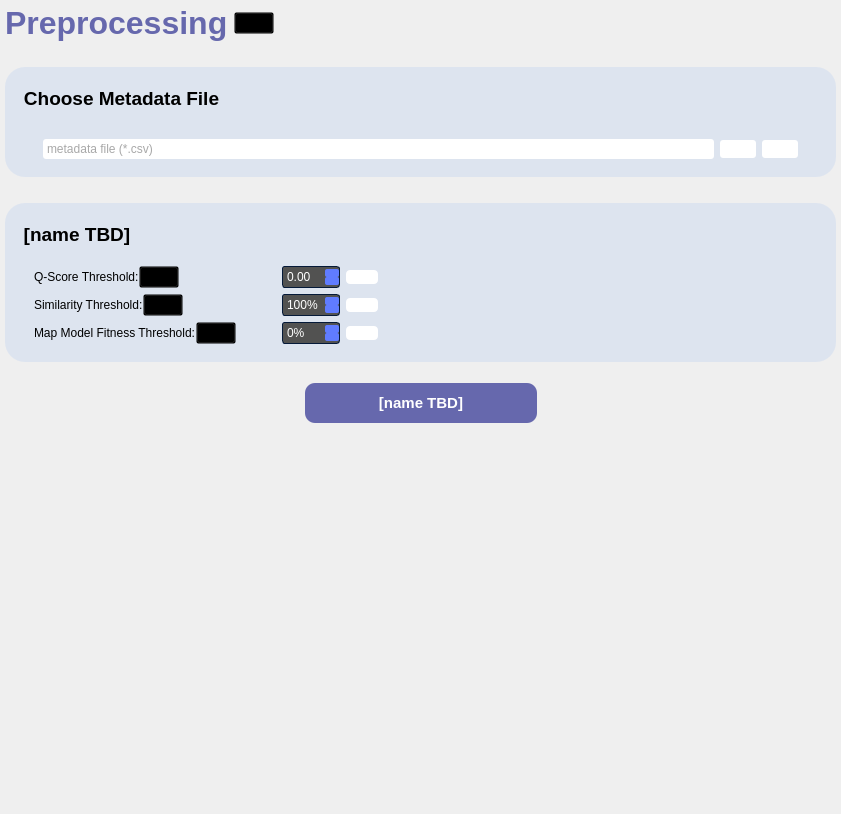
           <widget class="QWidget" name="scrollAreaWidgetContents_2">
            <property name="geometry">
             <rect>
              <x>0</x>
              <y>0</y>
              <width>841</width>
              <height>814</height>
             </rect>
            </property>
            <layout class="QVBoxLayout" name="verticalLayout_28">
             <property name="spacing">
              <number>0</number>
             </property>
             <property name="leftMargin">
              <number>0</number>
             </property>
             <property name="topMargin">
              <number>0</number>
             </property>
             <property name="rightMargin">
              <number>0</number>
             </property>
             <property name="bottomMargin">
              <number>0</number>
             </property>
             <item>
              <widget class="QWidget" name="baseLayer_3" native="true">
               <property name="styleSheet">
                <string notr="true">QWidget#baseLayer_3 {
	font-size: 24pt;
    font-weight: bold;
	border: transparent;
	padding-top: 30px;
}</string>
               </property>
               <layout class="QVBoxLayout" name="verticalLayout_16">
                <property name="leftMargin">
                 <number>5</number>
                </property>
                <property name="topMargin">
                 <number>5</number>
                </property>
                <property name="rightMargin">
                 <number>5</number>
                </property>
                <property name="bottomMargin">
                 <number>5</number>
                </property>
                <item>
                 <widget class="QWidget" name="page3TitleWidget" native="true">
                  <layout class="QHBoxLayout" name="horizontalLayout_26">
                   <property name="leftMargin">
                    <number>0</number>
                   </property>
                   <property name="topMargin">
                    <number>0</number>
                   </property>
                   <property name="rightMargin">
                    <number>0</number>
                   </property>
                   <property name="bottomMargin">
                    <number>0</number>
                   </property>
                   <item>
                    <widget class="QLabel" name="page3TitleLabel">
                     <property name="font">
                      <font>
                       <pointsize>24</pointsize>
                       <bold>true</bold>
                      </font>
                     </property>
                     <property name="styleSheet">
                      <string notr="true">QLabel {
	background-color: transparent;
	color: #6668ad;
}</string>
                     </property>
                     <property name="text">
                      <string>Preprocessing</string>
                     </property>
                    </widget>
                   </item>
                   <item>
                    <widget class="QPushButton" name="qScoreInfo_btn_3">
                     <property name="styleSheet">
                      <string notr="true">background-color: transparent;</string>
                     </property>
                     <property name="text">
                      <string/>
                     </property>
                     <property name="icon">
                      <iconset>
                       <normaloff>:/icons/info-circle-svgrepo-com.svg</normaloff>:/icons/info-circle-svgrepo-com.svg</iconset>
                     </property>
                     <property name="iconSize">
                      <size>
                       <width>20</width>
                       <height>20</height>
                      </size>
                     </property>
                    </widget>
                   </item>
                   <item>
                    <spacer name="horizontalSpacer_17">
                     <property name="orientation">
                      <enum>Qt::Horizontal</enum>
                     </property>
                     <property name="sizeHint" stdset="0">
                      <size>
                       <width>40</width>
                       <height>20</height>
                      </size>
                     </property>
                    </spacer>
                   </item>
                  </layout>
                 </widget>
                </item>
                <item>
                 <spacer name="verticalSpacer_3">
                  <property name="orientation">
                   <enum>Qt::Vertical</enum>
                  </property>
                  <property name="sizeType">
                   <enum>QSizePolicy::Fixed</enum>
                  </property>
                  <property name="sizeHint" stdset="0">
                   <size>
                    <width>20</width>
                    <height>20</height>
                   </size>
                  </property>
                 </spacer>
                </item>
                <item>
                 <widget class="QGroupBox" name="A_chooseCSV">
                  <property name="styleSheet">
                   <string notr="true">QGroupBox#A_chooseCSV {
    border-radius: 20px;
	background-color: rgba(193, 211, 239, 100);
	font-size: 14pt;
    font-weight: bold;
	padding-top: 30px;
	padding-left: 20px;
	padding-right: 20px;
}

QGroupBox::title {
	background-color: transparent;
	padding-top: 20px;
	padding-left: 16px;
	color: black;
}


QGroupBox {
	border: transparent;
}
</string>
                  </property>
                  <property name="title">
                   <string>Choose Metadata File</string>
                  </property>
                  <layout class="QVBoxLayout" name="verticalLayout_19">
                   <item>
                    <widget class="QGroupBox" name="A1_dragAndDrop">
                     <property name="title">
                      <string/>
                     </property>
                     <layout class="QHBoxLayout" name="horizontalLayout_18"/>
                    </widget>
                   </item>
                   <item>
                    <widget class="QGroupBox" name="A2_csvFilepath">
                     <property name="title">
                      <string/>
                     </property>
                     <layout class="QHBoxLayout" name="horizontalLayout_19">
                      <item>
                       <widget class="QLineEdit" name="lineEdit_p3">
                        <property name="minimumSize">
                         <size>
                          <width>200</width>
                          <height>0</height>
                         </size>
                        </property>
                        <property name="toolTip">
                         <string>type or browse (note to self: check that file exists, if not spit the error out to the statusbar)</string>
                        </property>
                        <property name="styleSheet">
                         <string notr="true">QLineEdit
{
	background-color: white;
	color: #525251;
	/*border: 1px solid #051a39;*/
	border-radius: 3px;
	padding : 2px;
}</string>
                        </property>
                        <property name="text">
                         <string/>
                        </property>
                        <property name="dragEnabled">
                         <bool>false</bool>
                        </property>
                        <property name="placeholderText">
                         <string>metadata file (*.csv)</string>
                        </property>
                        <property name="clearButtonEnabled">
                         <bool>true</bool>
                        </property>
                       </widget>
                      </item>
                      <item>
                       <widget class="QPushButton" name="resetDefaultVal_btn">
                        <property name="styleSheet">
                         <string notr="true">background-color: white;
border-radius: 3px;
padding : 2px;</string>
                        </property>
                        <property name="text">
                         <string/>
                        </property>
                        <property name="icon">
                         <iconset>
                          <normaloff>:/icons/reset3-svgrepo-com.svg</normaloff>:/icons/reset3-svgrepo-com.svg</iconset>
                        </property>
                       </widget>
                      </item>
                      <item>
                       <widget class="QPushButton" name="pushButton_p3">
                        <property name="cursor">
                         <cursorShape>OpenHandCursor</cursorShape>
                        </property>
                        <property name="toolTip">
                         <string>browse or type</string>
                        </property>
                        <property name="styleSheet">
                         <string notr="true">/*border-image: url(:/icons/browsefilesicon.png);*/
background-color: white;
border-radius: 3px;
padding : 2px;</string>
                        </property>
                        <property name="text">
                         <string/>
                        </property>
                        <property name="icon">
                         <iconset>
                          <normaloff>:/icons/browsefilesicon_zoomed.png</normaloff>:/icons/browsefilesicon_zoomed.png</iconset>
                        </property>
                       </widget>
                      </item>
                     </layout>
                    </widget>
                   </item>
                  </layout>
                 </widget>
                </item>
                <item>
                 <spacer name="verticalSpacer">
                  <property name="orientation">
                   <enum>Qt::Vertical</enum>
                  </property>
                  <property name="sizeType">
                   <enum>QSizePolicy::Fixed</enum>
                  </property>
                  <property name="sizeHint" stdset="0">
                   <size>
                    <width>20</width>
                    <height>20</height>
                   </size>
                  </property>
                 </spacer>
                </item>
                <item>
                 <widget class="QGroupBox" name="B_refineCSV">
                  <property name="styleSheet">
                   <string notr="true">QGroupBox#B_refineCSV {
    border-radius: 20px;
	background-color: rgba(193, 211, 239, 100);
	font-size: 14pt;
    font-weight: bold;
	padding-top: 30px;
	padding-left: 20px;
	padding-right: 20px;
}

QGroupBox::title {
	background-color: transparent;
	padding-top: 20px;
	padding-left: 16px;
	color: black;
}


QGroupBox {
	border: transparent;
}
</string>
                  </property>
                  <property name="title">
                   <string>[name TBD]</string>
                  </property>
                  <layout class="QVBoxLayout" name="verticalLayout_9">
                   <item>
                    <widget class="QGroupBox" name="B1_dragAndDrop">
                     <property name="styleSheet">
                      <string notr="true"/>
                     </property>
                     <property name="title">
                      <string/>
                     </property>
                     <layout class="QHBoxLayout" name="horizontalLayout_38"/>
                    </widget>
                   </item>
                   <item>
                    <widget class="QWidget" name="widget_6" native="true">
                     <layout class="QHBoxLayout" name="horizontalLayout_17">
                      <property name="spacing">
                       <number>0</number>
                      </property>
                      <property name="leftMargin">
                       <number>0</number>
                      </property>
                      <property name="topMargin">
                       <number>0</number>
                      </property>
                      <property name="rightMargin">
                       <number>0</number>
                      </property>
                      <item>
                       <widget class="QWidget" name="widget" native="true">
                        <property name="sizePolicy">
                         <sizepolicy hsizetype="Fixed" vsizetype="Preferred">
                          <horstretch>0</horstretch>
                          <verstretch>0</verstretch>
                         </sizepolicy>
                        </property>
                        <property name="styleSheet">
                         <string notr="true">QSpinBox, 
QDoubleSpinBox
{
	background-color: #525251;
	color: #ffffff;
	border: 1px solid #051a39;
	border-radius: 3px;
	padding : 2px;

}


QSpinBox::disabled, 
QDoubleSpinBox::disabled
{
	background-color: #404040;
	color: #656565;
	border-color: #051a39;

}


QSpinBox:hover, 
QDoubleSpinBox::hover,
QDateTimeEdit::hover
{
    background-color: #626262;
    border: 1px solid #607cff;
    color:  #fff;
    padding: 2px

}


QSpinBox::up-button, QSpinBox::down-button,
QDoubleSpinBox::up-button, QDoubleSpinBox::down-button
{
    background-color: #607cff;
	border-radius: 2px;

}


QSpinBox::disabled, 
QDoubleSpinBox::disabled
{
	background-color: #404040;
	color: #656565;
	border-color: #051a39;

}


QSpinBox::up-button:hover, QSpinBox::down-button:hover,
QDoubleSpinBox::up-button:hover, QDoubleSpinBox::down-button:hover
{
    background-color: #8399ff;
    border: 1px solid #8399ff;

}


QSpinBox::up-button:disabled, QSpinBox::down-button:disabled,
QDoubleSpinBox::up-button:disabled, QDoubleSpinBox::down-button:disabled
{
	background-color: #404040;
	color: #656565;
	border-color: #051a39;

}


QSpinBox::up-button:pressed, QSpinBox::down-button:pressed,
QDoubleSpinBox::up-button:pressed, QDoubleSpinBox::down-button::pressed
{
    background-color: #4969ff;
    border: 1px solid #4969ff;

}


QSpinBox::down-arrow,
QDoubleSpinBox::down-arrow
{
    image: url(://arrow-down.png);
    width: 7px;

}


QSpinBox::up-arrow,
QDoubleSpinBox::up-arrow
{
    image: url(://arrow-up.png);
    width: 7px;

}</string>
                        </property>
                        <layout class="QGridLayout" name="gridLayout_4">
                         <property name="leftMargin">
                          <number>0</number>
                         </property>
                         <property name="topMargin">
                          <number>0</number>
                         </property>
                         <property name="rightMargin">
                          <number>0</number>
                         </property>
                         <property name="bottomMargin">
                          <number>0</number>
                         </property>
                         <item row="0" column="2">
                          <widget class="QPushButton" name="clearQScore_btn">
                           <property name="cursor">
                            <cursorShape>PointingHandCursor</cursorShape>
                           </property>
                           <property name="styleSheet">
                            <string notr="true">background-color: white;
border-radius: 4;</string>
                           </property>
                           <property name="text">
                            <string/>
                           </property>
                           <property name="icon">
                            <iconset>
                             <normaloff>:/icons/refresh-cw-alt-3-svgrepo-com.svg</normaloff>:/icons/refresh-cw-alt-3-svgrepo-com.svg</iconset>
                           </property>
                          </widget>
                         </item>
                         <item row="0" column="0">
                          <widget class="QWidget" name="widget_10" native="true">
                           <layout class="QHBoxLayout" name="horizontalLayout_22">
                            <property name="spacing">
                             <number>0</number>
                            </property>
                            <property name="leftMargin">
                             <number>0</number>
                            </property>
                            <property name="topMargin">
                             <number>0</number>
                            </property>
                            <property name="rightMargin">
                             <number>0</number>
                            </property>
                            <property name="bottomMargin">
                             <number>0</number>
                            </property>
                            <item>
                             <widget class="QLabel" name="qScoreLabel">
                              <property name="text">
                               <string>Q-Score Threshold:</string>
                              </property>
                             </widget>
                            </item>
                            <item>
                             <widget class="QPushButton" name="qScoreInfo_btn">
                              <property name="styleSheet">
                               <string notr="true">background-color: transparent;</string>
                              </property>
                              <property name="text">
                               <string/>
                              </property>
                              <property name="icon">
                               <iconset>
                                <normaloff>:/icons/info-circle-svgrepo-com.svg</normaloff>:/icons/info-circle-svgrepo-com.svg</iconset>
                              </property>
                             </widget>
                            </item>
                            <item>
                             <spacer name="horizontalSpacer_13">
                              <property name="orientation">
                               <enum>Qt::Horizontal</enum>
                              </property>
                              <property name="sizeHint" stdset="0">
                               <size>
                                <width>40</width>
                                <height>20</height>
                               </size>
                              </property>
                             </spacer>
                            </item>
                           </layout>
                          </widget>
                         </item>
                         <item row="0" column="1">
                          <widget class="QDoubleSpinBox" name="qScoreDoubleSpinBox">
                           <property name="accelerated">
                            <bool>true</bool>
                           </property>
                           <property name="maximum">
                            <double>1.000000000000000</double>
                           </property>
                           <property name="singleStep">
                            <double>0.010000000000000</double>
                           </property>
                          </widget>
                         </item>
                         <item row="2" column="0">
                          <widget class="QWidget" name="widget_11" native="true">
                           <layout class="QHBoxLayout" name="horizontalLayout_24">
                            <property name="spacing">
                             <number>0</number>
                            </property>
                            <property name="leftMargin">
                             <number>0</number>
                            </property>
                            <property name="topMargin">
                             <number>0</number>
                            </property>
                            <property name="rightMargin">
                             <number>0</number>
                            </property>
                            <property name="bottomMargin">
                             <number>0</number>
                            </property>
                            <item>
                             <widget class="QLabel" name="mapModelFitnessLabel">
                              <property name="text">
                               <string>Map Model Fitness Threshold:</string>
                              </property>
                             </widget>
                            </item>
                            <item>
                             <widget class="QPushButton" name="mmfInfo_btn">
                              <property name="styleSheet">
                               <string notr="true">background-color: transparent;</string>
                              </property>
                              <property name="text">
                               <string/>
                              </property>
                              <property name="icon">
                               <iconset>
                                <normaloff>:/icons/info-circle-svgrepo-com.svg</normaloff>:/icons/info-circle-svgrepo-com.svg</iconset>
                              </property>
                             </widget>
                            </item>
                            <item>
                             <spacer name="horizontalSpacer_14">
                              <property name="orientation">
                               <enum>Qt::Horizontal</enum>
                              </property>
                              <property name="sizeHint" stdset="0">
                               <size>
                                <width>40</width>
                                <height>20</height>
                               </size>
                              </property>
                             </spacer>
                            </item>
                           </layout>
                          </widget>
                         </item>
                         <item row="2" column="2">
                          <widget class="QPushButton" name="clearMMF_btn">
                           <property name="cursor">
                            <cursorShape>PointingHandCursor</cursorShape>
                           </property>
                           <property name="styleSheet">
                            <string notr="true">background-color: white;
border-radius: 4;</string>
                           </property>
                           <property name="text">
                            <string/>
                           </property>
                           <property name="icon">
                            <iconset>
                             <normaloff>:/icons/refresh-cw-alt-3-svgrepo-com.svg</normaloff>:/icons/refresh-cw-alt-3-svgrepo-com.svg</iconset>
                           </property>
                          </widget>
                         </item>
                         <item row="2" column="1">
                          <widget class="QSpinBox" name="mapModelFitnessSpinBox">
                           <property name="accelerated">
                            <bool>true</bool>
                           </property>
                           <property name="suffix">
                            <string>%</string>
                           </property>
                           <property name="maximum">
                            <number>100</number>
                           </property>
                          </widget>
                         </item>
                         <item row="1" column="0">
                          <widget class="QWidget" name="widget_12" native="true">
                           <layout class="QHBoxLayout" name="horizontalLayout_23">
                            <property name="spacing">
                             <number>0</number>
                            </property>
                            <property name="leftMargin">
                             <number>0</number>
                            </property>
                            <property name="topMargin">
                             <number>0</number>
                            </property>
                            <property name="rightMargin">
                             <number>0</number>
                            </property>
                            <property name="bottomMargin">
                             <number>0</number>
                            </property>
                            <item>
                             <widget class="QLabel" name="similarityLabel">
                              <property name="text">
                               <string>Similarity Threshold:</string>
                              </property>
                             </widget>
                            </item>
                            <item>
                             <widget class="QPushButton" name="simInfo_btn">
                              <property name="styleSheet">
                               <string notr="true">background-color: transparent;</string>
                              </property>
                              <property name="text">
                               <string/>
                              </property>
                              <property name="icon">
                               <iconset>
                                <normaloff>:/icons/info-circle-svgrepo-com.svg</normaloff>:/icons/info-circle-svgrepo-com.svg</iconset>
                              </property>
                             </widget>
                            </item>
                            <item>
                             <spacer name="horizontalSpacer_15">
                              <property name="orientation">
                               <enum>Qt::Horizontal</enum>
                              </property>
                              <property name="sizeHint" stdset="0">
                               <size>
                                <width>40</width>
                                <height>20</height>
                               </size>
                              </property>
                             </spacer>
                            </item>
                           </layout>
                          </widget>
                         </item>
                         <item row="1" column="1">
                          <widget class="QSpinBox" name="similaritySpinBox">
                           <property name="accelerated">
                            <bool>true</bool>
                           </property>
                           <property name="suffix">
                            <string>%</string>
                           </property>
                           <property name="maximum">
                            <number>100</number>
                           </property>
                           <property name="value">
                            <number>100</number>
                           </property>
                          </widget>
                         </item>
                         <item row="1" column="2">
                          <widget class="QPushButton" name="clearSim_btn">
                           <property name="cursor">
                            <cursorShape>PointingHandCursor</cursorShape>
                           </property>
                           <property name="styleSheet">
                            <string notr="true">background-color: white;
border-radius: 4;</string>
                           </property>
                           <property name="text">
                            <string/>
                           </property>
                           <property name="icon">
                            <iconset>
                             <normaloff>:/icons/refresh-cw-alt-3-svgrepo-com.svg</normaloff>:/icons/refresh-cw-alt-3-svgrepo-com.svg</iconset>
                           </property>
                          </widget>
                         </item>
                        </layout>
                       </widget>
                      </item>
                      <item>
                       <spacer name="horizontalSpacer_12">
                        <property name="orientation">
                         <enum>Qt::Horizontal</enum>
                        </property>
                        <property name="sizeHint" stdset="0">
                         <size>
                          <width>40</width>
                          <height>20</height>
                         </size>
                        </property>
                       </spacer>
                      </item>
                     </layout>
                    </widget>
                   </item>
                  </layout>
                 </widget>
                </item>
                <item>
                 <widget class="QGroupBox" name="B4_downloadbtn_2">
                  <property name="styleSheet">
                   <string notr="true">
QGroupBox{
	background: transparent;
	border: transparent;
}
</string>
                  </property>
                  <property name="title">
                   <string/>
                  </property>
                  <layout class="QHBoxLayout" name="horizontalLayout_5">
                   <item>
                    <spacer name="horizontalSpacer_9">
                     <property name="orientation">
                      <enum>Qt::Horizontal</enum>
                     </property>
                     <property name="sizeHint" stdset="0">
                      <size>
                       <width>40</width>
                       <height>20</height>
                      </size>
                     </property>
                    </spacer>
                   </item>
                   <item>
                    <widget class="QPushButton" name="pushButton_p3_4">
                     <property name="sizePolicy">
                      <sizepolicy hsizetype="Fixed" vsizetype="Fixed">
                       <horstretch>0</horstretch>
                       <verstretch>0</verstretch>
                      </sizepolicy>
                     </property>
                     <property name="minimumSize">
                      <size>
                       <width>232</width>
                       <height>40</height>
                      </size>
                     </property>
                     <property name="font">
                      <font>
                       <pointsize>11</pointsize>
                       <bold>true</bold>
                      </font>
                     </property>
                     <property name="toolTip">
                      <string>&lt;html&gt;&lt;head/&gt;&lt;body&gt;&lt;p&gt;&lt;span style=&quot; font-weight:400;&quot;&gt;this is limiting the window's thickness when shrinking btw, prob a better way to go about sizepolicys&lt;/span&gt;&lt;/p&gt;&lt;/body&gt;&lt;/html&gt;</string>
                     </property>
                     <property name="styleSheet">
                      <string notr="true">QPushButton {
	background: #6668ad;
	border-radius: 10px;
	color: white;
}

QPushButton:hover, QPushButton:pressed {
	background: #000000;
}

QPushButton:pressed {
	border: 6px solid transparent;
}</string>
                     </property>
                     <property name="text">
                      <string>[name TBD]</string>
                     </property>
                    </widget>
                   </item>
                   <item>
                    <spacer name="horizontalSpacer_10">
                     <property name="orientation">
                      <enum>Qt::Horizontal</enum>
                     </property>
                     <property name="sizeHint" stdset="0">
                      <size>
                       <width>40</width>
                       <height>20</height>
                      </size>
                     </property>
                    </spacer>
                   </item>
                  </layout>
                 </widget>
                </item>
               </layout>
              </widget>
             </item>
             <item>
              <spacer name="verticalSpacer_6">
               <property name="orientation">
                <enum>Qt::Vertical</enum>
               </property>
               <property name="sizeHint" stdset="0">
                <size>
                 <width>20</width>
                 <height>40</height>
                </size>
               </property>
              </spacer>
             </item>
            </layout>
           </widget>
